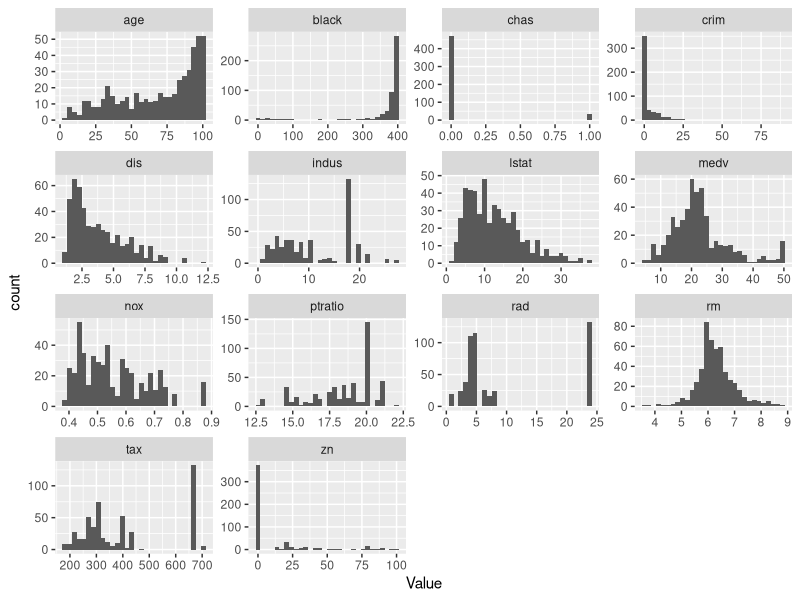

R code for this plot:
# Homework 6
# JJ

# Load the tidyverse package
library(tidyverse)

# This is a simple homework that will teach you a trick of using pivot_longer()
# to help you create a plot that describes your entire dataset.

# Load the Boston Housing dataset. You need to install the MASS package for that
install.packages("MASS")
library(MASS)
data(Boston)


# No we want to create a histogram plot of eeery variable in the Boston dataset.
# To do that we need to use the pivot_longer() function to convert the dataset
# into a long format.
# Use the pivot_longer() function to convert the Boston dataset into a long format
# Set the cols parameter to everything() to include all columns
# Set the names_to parameter to "Variable" to name the new column "Variable"
# Set the values_to parameter to "Value" to name the new column "Value"

Boston_long <- pivot_longer(Boston, cols = everything(),
                            names_to = "Variable", values_to = "Value")# Your code here.
  
# Now that we have the data in a long format we can create a histogram plot
# with facet_wrap() to create a plot of every variable in the dataset.
# Use the ggplot() function to create the plot
# Set the data parameter to Boston_long
# Use the aes() function to set the x parameter to Value
# Add a + sign after the ggplot() function
# Use the geom_histogram() function to create the histogram
# Use the facet_wrap() function to create a plot of every variable in the dataset
# Set the ~Variable parameter to create a plot of every variable in the dataset
# Set the scales parameter to "free" to allow the scales to vary

all_plot <- ggplot(data = Boston_long, aes(x = Value)) + 
                    geom_histogram() + 
                    facet_wrap(~Variable, scales = "free")

